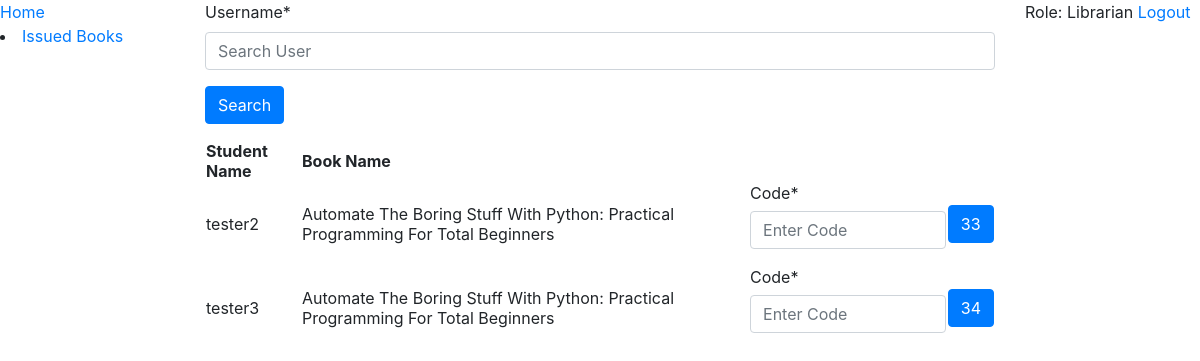
The app's page /librarian/ (signed in) with its own data.
### book_issue/models.py (models this page shows, shortened)
class TimeStampModel(models.Model):
    created = models.DateField(auto_now_add=True)
    class Meta:
        abstract = True

class BookIssueCode(TimeStampModel):
    user = models.ForeignKey(User, on_delete=models.CASCADE, related_name='user')
    book = models.ForeignKey('books.Book', on_delete=models.CASCADE, related_name='book')
    code = models.CharField(max_length=6)
    class Meta:
        permissions = (
            ("can_enter_code_to_issue_book", "can enter code to issue book"),
        )

### books/models.py (models this page shows, shortened)
class Book(models.Model):
    title = models.CharField(max_length=100)
    author_name = models.CharField(max_length=50)
    publisher_name = models.CharField(max_length=50, blank=True)
    pages = models.PositiveIntegerField(blank=True, null=True)
    pub_year = models.PositiveIntegerField()
    books_available = models.IntegerField()

### librarian/views.py (the view, shortened to what this page needs)
# urls.py: 2. Add a URL to urlpatterns:  path('', views.home, name='home')
@permission_required('book_issue.add_bookissuecode')
def home(request):
    book_issue_requests = BookIssueCode.objects.all().order_by('-created')
    search_form = SearchForm(request.GET or None)
    book_issue_code_form = BookIssueCodeForm()
    if search_form.is_valid():
        q = search_form.cleaned_data['username']
        return HttpResponseRedirect(reverse('librarian:search_result', kwargs={'q': q}))
    context = {'book_issue_requests': book_issue_requests, 'book_issue_code_form': book_issue_code_form,
               'search_form': search_form}
    return render(request, 'librarian/home.html', context)

### librarian/forms.py
class BookIssueCodeForm(forms.Form):
    code = forms.CharField(max_length=6, widget=forms.TextInput({'placeholder': 'Enter Code'}))

class SearchForm(forms.Form):
    username = forms.CharField(max_length=30, widget=forms.TextInput({'placeholder': 'Search User'}))

### librarian/templates/librarian/home.html (shortened to what this page needs)
{%extends 'librarian/base.html'%}
{%load crispy_forms_tags %}
{%block content%}
    <form method="get" action="{%url 'librarian:search' %}">
        {{search_form|crispy}}
        <input name="search" value="Search" class="btn btn-primary" type="submit">
    </form>
    <table>
        <tr>
            <th>Student Name</th>
            <th>Book Name</th>
        </tr>
        {%for book_issue_request in book_issue_requests%}
            <tr>
                <td>{{book_issue_request.user.username}}</td>
                <td>{{book_issue_request.book.title}}</td>
                <form method="post" action="{%url 'librarian:home'%}" class="form-inline">
                    <td>
                        {{book_issue_code_form|crispy}}
                    </td>
                    <td>
                        <input type="submit" name="check_code" value="{{book_issue_request.pk}}"
                               class="btn btn-primary" >
                    </td>
                </form>
            </tr>
        {%endfor%}
    </table>
{%endblock%}

### records on screen
BookIssueCode: user.username "tester2", book "Automate The Boring Stuff With Python: Practical Programming For Total Beginners", check_code "33"
BookIssueCode: user.username "tester3", book "Automate The Boring Stuff With Python: Practical Programming For Total Beginners", check_code "34"
